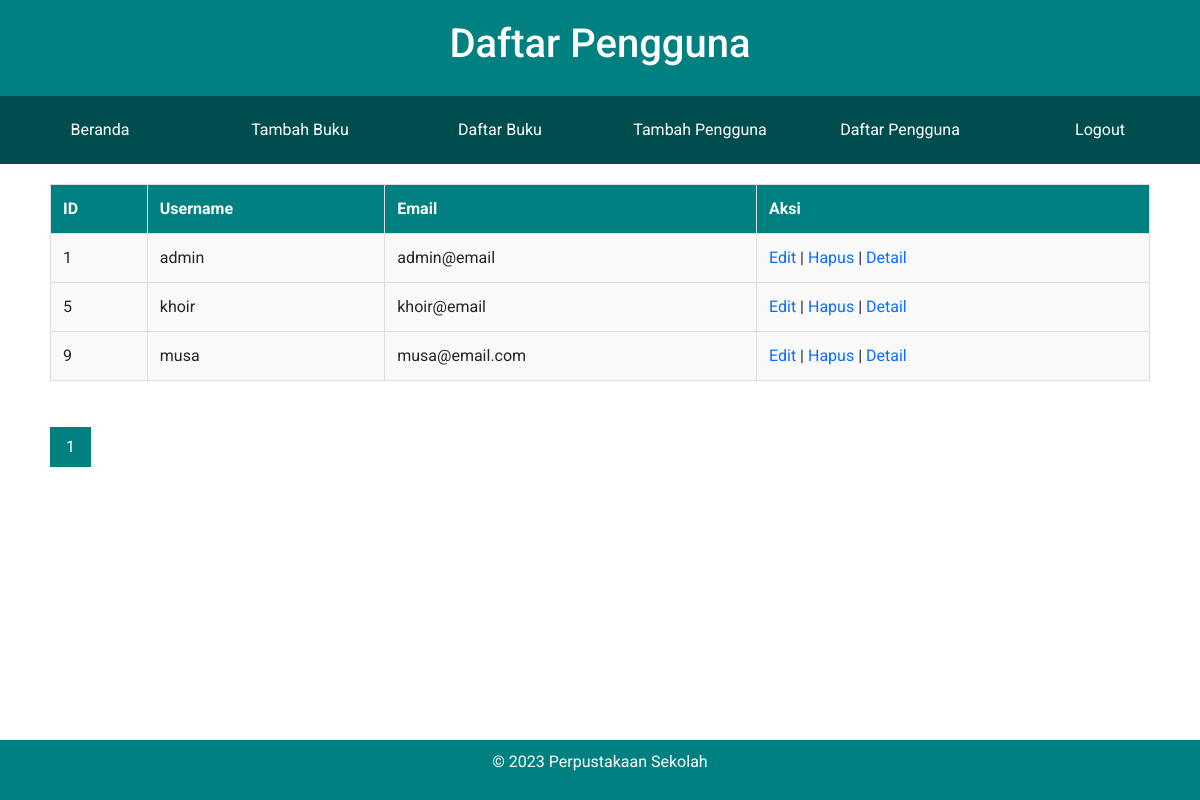
The page /admin/list_user.php (signed in) on the database its author committed.
### tables this page shows
CREATE TABLE `users` (
  `id` int(11) NOT NULL,
  `username` varchar(50) NOT NULL,
  `email` varchar(100) NOT NULL,
  `password` varchar(255) NOT NULL,
  `role` enum('admin','peminjam') NOT NULL,
  `created_at` timestamp NOT NULL DEFAULT current_timestamp()
);

### admin/list_user.php (the view, shortened to what this page needs)
<?php
include '../config/db.php';
$limit = 5;
$page = isset($_GET['page']) ? $_GET['page'] : 1;
$offset = ($page - 1) * $limit;
$query = "SELECT * FROM users LIMIT $limit OFFSET $offset";
$result = $conn->query($query);
$total_query = "SELECT COUNT(id) AS total FROM users";
$total_result = $conn->query($total_query);
$total_users = $total_result->fetch_assoc()['total'];
$total_pages = ceil($total_users / $limit);
?>
<!DOCTYPE html>
<html lang="id">
<head>
    <link rel="stylesheet" href="https://cdn.jsdelivr.net/npm/bootstrap@5.3.0-alpha1/dist/css/bootstrap.min.css">
    <link rel="stylesheet" href="../assets/css/style.css">
</head>
<body>
    <div class="header">
        <h1>Daftar Pengguna</h1>
    </div>
    <div class="navbar">
        <a href="admin_dashboard.php">Beranda</a>
        <a href="add_book.php">Tambah Buku</a>
        <a href="view_book.php">Daftar Buku</a>
        <a href="add_user.php">Tambah Pengguna</a>
        <a href="list_user.php">Daftar Pengguna</a>
        <a href="logout.php">Logout</a>
    </div>
    <div class="container">
        <table class="table">
            <tr>
                <th>ID</th>
                <th>Username</th>
                <th>Email</th>
                <th>Aksi</th>
            </tr>
            <?php while ($user = $result->fetch_assoc()): ?>
            <tr>
                <td><?php echo $user['id']; ?></td>
                <td><?php echo htmlspecialchars($user['username']); ?></td>
                <td><?php echo htmlspecialchars($user['email']); ?></td>
                <td>
                    <a href="edit_user.php?id=<?php echo $user['id']; ?>">Edit</a> |
                    <a href="delete_user.php?id=<?php echo $user['id']; ?>"
                        onclick="return confirm('Apakah Anda yakin ingin menghapus pengguna ini?');">Hapus</a> |
                    <a href="view_user.php?id=<?php echo $user['id']; ?>">Detail</a>
                </td>
            </tr>
            <?php endwhile; ?>
        </table>
        <div class="pagination">
            <?php for ($i = 1; $i <= $total_pages; $i++): ?>
            <a class="<?php if ($i == $page) echo 'active'; ?>"
                href="list_user.php?page=<?php echo $i; ?>"><?php echo $i; ?></a>
            <?php endfor; ?>
        </div>
    </div>
    <div class="footer">
        <p>&copy; 2023 Perpustakaan Sekolah</p>
    </div>
</body>
</html>

### assets/css/style.css (style rules this page uses)
body { font-family: 'Roboto', sans-serif; background-color: #ffffff; }
.header { background-color: #008080; color: #fff; padding: 20px; text-align: center; }
.navbar { display: flex; background-color: #004d4d; overflow: hidden; }
.navbar a { flex: 1; color: #fff; text-align: center; padding: 14px 0; text-decoration: none; transition: background-color 0.3s ease; }
.container { padding: 20px; }
.footer { background-color: #008080; color: #fff; text-align: center; padding: 10px; position: fixed; bottom: 0; width: 100%; }
.table { width: 100%; border-collapse: collapse; }
.table th, .table td { border: 1px solid #ddd; padding: 12px; }
.table th { background-color: #008080 !important; color: white; text-align: left; }
.table td { background-color: #f9f9f9; }
.pagination { padding-top: 30px !important; }
.pagination a { color: #008080; padding: 8px 16px; text-decoration: none; transition: background-color 0.3s ease; }
.pagination a.active { background-color: #008080; color: white; }
a { text-decoration: none; }

### rows shown on the page
users: id "1", username "admin", email "admin@email"
users: id "5", username "khoir", email "khoir@email"
users: id "9", username "musa", email "musa@email.com"
